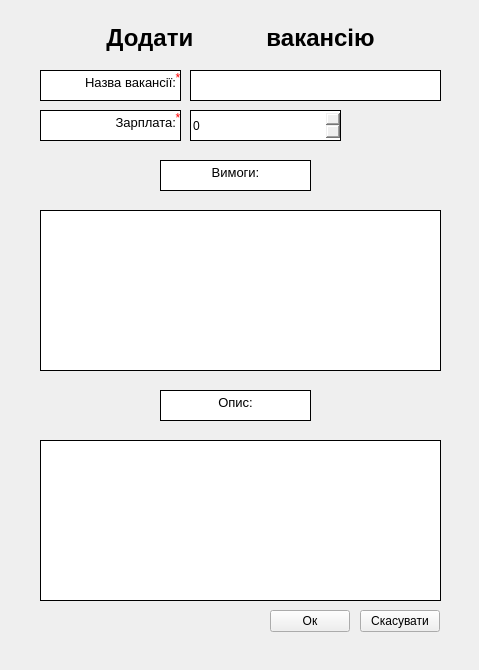
<?xml version="1.0" encoding="UTF-8"?>
<ui version="4.0">
 <class>AddVacancy</class>
 <widget class="QMainWindow" name="AddVacancy">
  <property name="geometry">
   <rect>
    <x>0</x>
    <y>0</y>
    <width>479</width>
    <height>670</height>
   </rect>
  </property>
  <property name="windowTitle">
   <string>MainWindow</string>
  </property>
  <widget class="QWidget" name="centralwidget">
   <widget class="QTextBrowser" name="textBrowser">
    <property name="geometry">
     <rect>
      <x>0</x>
      <y>20</y>
      <width>481</width>
      <height>41</height>
     </rect>
    </property>
    <property name="styleSheet">
     <string notr="true">background-color: rgba(255, 255, 255, 0);
border:none;</string>
    </property>
    <property name="html">
     <string>&lt;!DOCTYPE HTML PUBLIC &quot;-//W3C//DTD HTML 4.0//EN&quot; &quot;http://www.w3.org/TR/REC-html40/strict.dtd&quot;&gt;
&lt;html&gt;&lt;head&gt;&lt;meta name=&quot;qrichtext&quot; content=&quot;1&quot; /&gt;&lt;style type=&quot;text/css&quot;&gt;
p, li { white-space: pre-wrap; }
&lt;/style&gt;&lt;/head&gt;&lt;body style=&quot; font-family:'MS Shell Dlg 2'; font-size:8.25pt; font-weight:400; font-style:normal;&quot;&gt;
&lt;p align=&quot;center&quot; style=&quot; margin-top:0px; margin-bottom:0px; margin-left:0px; margin-right:0px; -qt-block-indent:0; text-indent:0px;&quot;&gt;&lt;span style=&quot; font-size:18pt; font-weight:600;&quot;&gt;Додати           вакансію&lt;/span&gt;&lt;/p&gt;&lt;/body&gt;&lt;/html&gt;</string>
    </property>
   </widget>
   <widget class="QTextBrowser" name="textBrowser_2">
    <property name="geometry">
     <rect>
      <x>40</x>
      <y>70</y>
      <width>141</width>
      <height>31</height>
     </rect>
    </property>
    <property name="styleSheet">
     <string notr="true">border: 1px solid black;</string>
    </property>
    <property name="html">
     <string>&lt;!DOCTYPE HTML PUBLIC &quot;-//W3C//DTD HTML 4.0//EN&quot; &quot;http://www.w3.org/TR/REC-html40/strict.dtd&quot;&gt;
&lt;html&gt;&lt;head&gt;&lt;meta name=&quot;qrichtext&quot; content=&quot;1&quot; /&gt;&lt;style type=&quot;text/css&quot;&gt;
p, li { white-space: pre-wrap; }
&lt;/style&gt;&lt;/head&gt;&lt;body style=&quot; font-family:'MS Shell Dlg 2'; font-size:8.25pt; font-weight:400; font-style:normal;&quot;&gt;
&lt;p align=&quot;right&quot; style=&quot; margin-top:0px; margin-bottom:0px; margin-left:0px; margin-right:0px; -qt-block-indent:0; text-indent:0px;&quot;&gt;&lt;span style=&quot; font-size:10pt;&quot;&gt;Назва вакансії:&lt;/span&gt;&lt;/p&gt;&lt;/body&gt;&lt;/html&gt;</string>
    </property>
   </widget>
   <widget class="QLineEdit" name="Vacancy">
    <property name="geometry">
     <rect>
      <x>190</x>
      <y>70</y>
      <width>251</width>
      <height>31</height>
     </rect>
    </property>
    <property name="styleSheet">
     <string notr="true">border: 1px solid black;</string>
    </property>
   </widget>
   <widget class="QTextBrowser" name="textBrowser_3">
    <property name="geometry">
     <rect>
      <x>160</x>
      <y>390</y>
      <width>151</width>
      <height>31</height>
     </rect>
    </property>
    <property name="styleSheet">
     <string notr="true">border: 1px solid black;</string>
    </property>
    <property name="html">
     <string>&lt;!DOCTYPE HTML PUBLIC &quot;-//W3C//DTD HTML 4.0//EN&quot; &quot;http://www.w3.org/TR/REC-html40/strict.dtd&quot;&gt;
&lt;html&gt;&lt;head&gt;&lt;meta name=&quot;qrichtext&quot; content=&quot;1&quot; /&gt;&lt;style type=&quot;text/css&quot;&gt;
p, li { white-space: pre-wrap; }
&lt;/style&gt;&lt;/head&gt;&lt;body style=&quot; font-family:'MS Shell Dlg 2'; font-size:8.25pt; font-weight:400; font-style:normal;&quot;&gt;
&lt;p align=&quot;center&quot; style=&quot; margin-top:0px; margin-bottom:0px; margin-left:0px; margin-right:0px; -qt-block-indent:0; text-indent:0px;&quot;&gt;&lt;span style=&quot; font-size:10pt;&quot;&gt;Опис:&lt;/span&gt;&lt;/p&gt;&lt;/body&gt;&lt;/html&gt;</string>
    </property>
   </widget>
   <widget class="QTextEdit" name="Description">
    <property name="geometry">
     <rect>
      <x>40</x>
      <y>440</y>
      <width>401</width>
      <height>161</height>
     </rect>
    </property>
    <property name="styleSheet">
     <string notr="true">border: 1px solid black;</string>
    </property>
   </widget>
   <widget class="QTextBrowser" name="textBrowser_4">
    <property name="geometry">
     <rect>
      <x>40</x>
      <y>110</y>
      <width>141</width>
      <height>31</height>
     </rect>
    </property>
    <property name="styleSheet">
     <string notr="true">border: 1px solid black;</string>
    </property>
    <property name="html">
     <string>&lt;!DOCTYPE HTML PUBLIC &quot;-//W3C//DTD HTML 4.0//EN&quot; &quot;http://www.w3.org/TR/REC-html40/strict.dtd&quot;&gt;
&lt;html&gt;&lt;head&gt;&lt;meta name=&quot;qrichtext&quot; content=&quot;1&quot; /&gt;&lt;style type=&quot;text/css&quot;&gt;
p, li { white-space: pre-wrap; }
&lt;/style&gt;&lt;/head&gt;&lt;body style=&quot; font-family:'MS Shell Dlg 2'; font-size:8.25pt; font-weight:400; font-style:normal;&quot;&gt;
&lt;p align=&quot;right&quot; style=&quot; margin-top:0px; margin-bottom:0px; margin-left:0px; margin-right:0px; -qt-block-indent:0; text-indent:0px;&quot;&gt;&lt;span style=&quot; font-size:10pt;&quot;&gt;Зарплата:&lt;/span&gt;&lt;/p&gt;&lt;/body&gt;&lt;/html&gt;</string>
    </property>
   </widget>
   <widget class="QSpinBox" name="Money">
    <property name="geometry">
     <rect>
      <x>190</x>
      <y>110</y>
      <width>151</width>
      <height>31</height>
     </rect>
    </property>
    <property name="styleSheet">
     <string notr="true">border: 1px solid black;</string>
    </property>
   </widget>
   <widget class="QTextEdit" name="Requirements">
    <property name="geometry">
     <rect>
      <x>40</x>
      <y>210</y>
      <width>401</width>
      <height>161</height>
     </rect>
    </property>
    <property name="styleSheet">
     <string notr="true">border: 1px solid black;</string>
    </property>
   </widget>
   <widget class="QTextBrowser" name="textBrowser_5">
    <property name="geometry">
     <rect>
      <x>160</x>
      <y>160</y>
      <width>151</width>
      <height>31</height>
     </rect>
    </property>
    <property name="styleSheet">
     <string notr="true">border: 1px solid black;</string>
    </property>
    <property name="html">
     <string>&lt;!DOCTYPE HTML PUBLIC &quot;-//W3C//DTD HTML 4.0//EN&quot; &quot;http://www.w3.org/TR/REC-html40/strict.dtd&quot;&gt;
&lt;html&gt;&lt;head&gt;&lt;meta name=&quot;qrichtext&quot; content=&quot;1&quot; /&gt;&lt;style type=&quot;text/css&quot;&gt;
p, li { white-space: pre-wrap; }
&lt;/style&gt;&lt;/head&gt;&lt;body style=&quot; font-family:'MS Shell Dlg 2'; font-size:8.25pt; font-weight:400; font-style:normal;&quot;&gt;
&lt;p align=&quot;center&quot; style=&quot; margin-top:0px; margin-bottom:0px; margin-left:0px; margin-right:0px; -qt-block-indent:0; text-indent:0px;&quot;&gt;&lt;span style=&quot; font-size:10pt;&quot;&gt;Вимоги:&lt;/span&gt;&lt;/p&gt;&lt;/body&gt;&lt;/html&gt;</string>
    </property>
   </widget>
   <widget class="QPushButton" name="Ok">
    <property name="geometry">
     <rect>
      <x>270</x>
      <y>610</y>
      <width>80</width>
      <height>22</height>
     </rect>
    </property>
    <property name="text">
     <string>Ок</string>
    </property>
   </widget>
   <widget class="QPushButton" name="Cancel">
    <property name="geometry">
     <rect>
      <x>360</x>
      <y>610</y>
      <width>80</width>
      <height>22</height>
     </rect>
    </property>
    <property name="text">
     <string>Скасувати</string>
    </property>
   </widget>
   <widget class="QLabel" name="label">
    <property name="geometry">
     <rect>
      <x>170</x>
      <y>70</y>
      <width>16</width>
      <height>16</height>
     </rect>
    </property>
    <property name="toolTip">
     <string>&lt;html&gt;&lt;head/&gt;&lt;body&gt;&lt;p&gt;Поле обов'язково для введення&lt;/p&gt;&lt;/body&gt;&lt;/html&gt;</string>
    </property>
    <property name="styleSheet">
     <string notr="true">QLabel{
	color: rgb(255, 0, 0);
}
QToolTip{
	border: 2px solid darkkhaki; 
	padding: 5px; 
	border-radius: 1px;
}</string>
    </property>
    <property name="text">
     <string>&lt;html&gt;&lt;head/&gt;&lt;body&gt;&lt;p align=&quot;center&quot;&gt;*&lt;/p&gt;&lt;/body&gt;&lt;/html&gt;</string>
    </property>
   </widget>
   <widget class="QLabel" name="label_2">
    <property name="geometry">
     <rect>
      <x>170</x>
      <y>110</y>
      <width>16</width>
      <height>16</height>
     </rect>
    </property>
    <property name="toolTip">
     <string>&lt;html&gt;&lt;head/&gt;&lt;body&gt;&lt;p&gt;Поле обов'язково для введення&lt;/p&gt;&lt;/body&gt;&lt;/html&gt;</string>
    </property>
    <property name="styleSheet">
     <string notr="true">QLabel{
	color: rgb(255, 0, 0);
}
QToolTip{
	border: 2px solid darkkhaki; 
	padding: 5px; 
	border-radius: 1px;
}</string>
    </property>
    <property name="text">
     <string>&lt;html&gt;&lt;head/&gt;&lt;body&gt;&lt;p align=&quot;center&quot;&gt;*&lt;/p&gt;&lt;/body&gt;&lt;/html&gt;</string>
    </property>
   </widget>
  </widget>
 </widget>
 <resources/>
 <connections/>
</ui>
